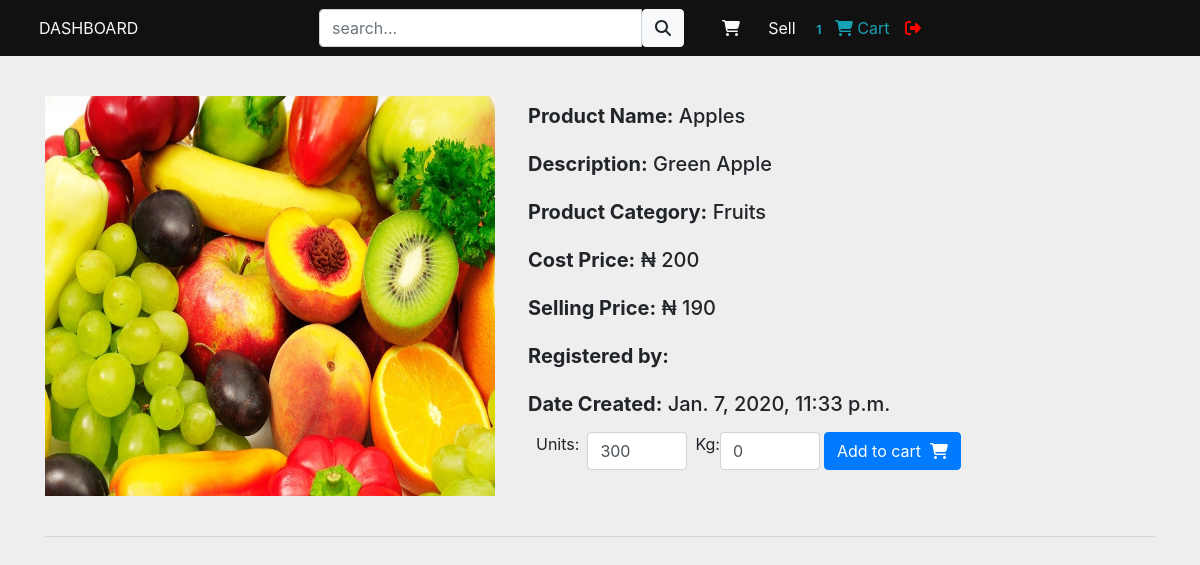
The app's page /product/2/, older data.
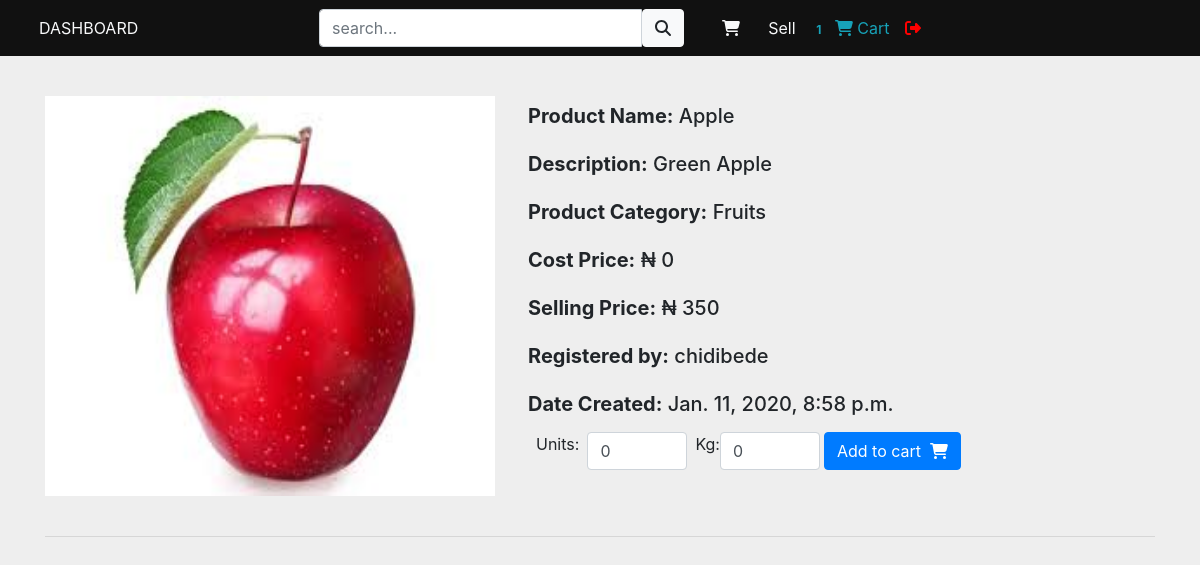
The same page, newer data.
### pointofsale/models.py (models this page shows, shortened)
class Product(models.Model):
    name = models.CharField(max_length=100)
    description = models.CharField(max_length=100)
    category = models.ForeignKey(Category, on_delete=models.CASCADE)
    quantity_kg = models.IntegerField(default=0)
    quantity_units = models.IntegerField(default=0)
    cost_price = models.IntegerField(default=0)
    selling_price = models.IntegerField(default=0)
    image_field = models.ImageField(default='default.jpg')
    date_created = models.DateTimeField(default=timezone.now)
    staff = models.ForeignKey(User,editable=False,null=True,blank=True, on_delete=models.CASCADE)

class Category(models.Model):
    name = models.CharField(max_length=100)
    def __str__(self):
        return self.name

### pointofsale/views.py (the view)
# urls.py: path('product/<int:pk>/', views.ProductDetailView.as_view(), name='pointofsale-product-details'),
class ProductDetailView(DetailView):
    model = Product
    template_name = "pointofsale/product-page.html"

### pointofsale/templates/pointofsale/product-page.html (shortened to what this page needs)
{% extends 'pointofsale/mainapp_layout.html' %}
{% block content %}
  <main class="pt-4">
    <div class="container dark-grey-text mt-2">
      <div class="row wow fadeIn">
        <div class="col-md-5 mb-4">
          <img src="{{ product.image_field.url }}"  alt="" height='400' width='450'>
        </div>
        <div class="col-md-7 mb-4">
          <div >
            <h5 class="p-2"><span class="font-weight-bold">Product Name:</span>  <span>{{ product.name }}</span></h5>
            <h5 class="p-2"><span class="font-weight-bold">Description:</span>  <span>{{ product.description }}</span></h5>
            <h5 class="p-2"><span class="font-weight-bold">Product Category:</span>  <span>{{ product.category }}</span></h5>
            <h5 class="p-2"><span class="font-weight-bold">Cost Price:</span>  <span>&#x20A6; {{ product.cost_price }}</span></h5>
            <h5 class="p-2"><span class="font-weight-bold">Selling Price:</span>  <span>&#x20A6; {{ product.selling_price }}</span></h5>
            <h5 class="p-2"><span class="font-weight-bold">Registered by:</span>  <span>{{ product.staff.username }}</span></h5>
            <h5 class="p-2"><span class="font-weight-bold">Date Created:</span>  <span>{{ product.date_created }}</span></h5>
            <form class="d-flex justify-content-left">
              <label class="ml-3" for="">Units:</label>
              <input type="number" value="{{ product.quantity_units }}" aria-label="Search" class="ml-2 mr-2 form-control" style="width: 100px">
              <label for="">Kg:</label>
              <input type="number" value="{{ product.quantity_kg }}" aria-label="Search" class=" form-control" style="width: 100px">
              <div class="form-group">
                <button class="btn btn-primary ml-1" type="submit">Add to cart
                  <i class="fas fa-shopping-cart ml-1"></i>
                </button>
              </div>
            </form>
          </div>
        </div>
      </div>
      <hr>
    </div>
  </main>
 {% endblock %}

Row changes from the older to the newer data that the page shows:
changed Product "Green Apple": image_field: picture added in place of a placeholder; name "Apples" → "Apple"; cost_price "200" → "0"; selling_price "190" → "350"; staff.username (not shown) → "chidibede"; date_created "Jan. 7, 2020, 11:33 p.m." → "Jan. 11, 2020, 8:58 p.m."; quantity_units "300" → "0"
